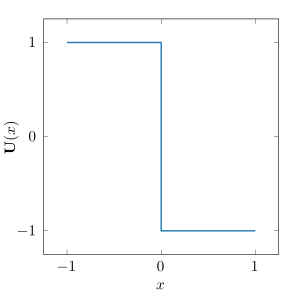

Source code (gnuplot):
set terminal cairolatex standalone size 3in,3in
set output "riemann.tex"
load "../turbo.pal"

set size square

set xrange [-1.25:1.25]
set yrange [-1.25:1.25]

set xtics 1
set ytics 1

set xlabel "$x$"
set ylabel "$\\mathbf{U}(x)$

unset key

plot "riemann.dat" u 1:2 w l ls 1 
